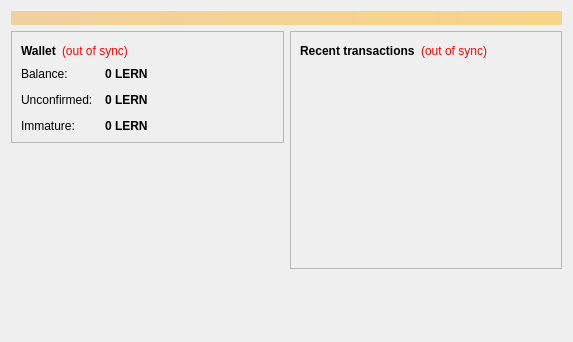
<?xml version="1.0" encoding="UTF-8"?>
<ui version="4.0">
 <class>OverviewPage</class>
 <widget class="QWidget" name="OverviewPage">
  <property name="geometry">
   <rect>
    <x>0</x>
    <y>0</y>
    <width>573</width>
    <height>342</height>
   </rect>
  </property>
  <property name="windowTitle">
   <string>Form</string>
  </property>
  <layout class="QVBoxLayout" name="topLayout">
   <item>
    <widget class="QLabel" name="labelAlerts">
     <property name="visible">
      <bool>false</bool>
     </property>
     <property name="styleSheet">
      <string notr="true">background-color: qlineargradient(x1: 0, y1: 0, x2: 1, y2: 0, stop:0 #F0D0A0, stop:1 #F8D488); color:#000000;</string>
     </property>
     <property name="wordWrap">
      <bool>true</bool>
     </property>
     <property name="margin">
      <number>3</number>
     </property>
    </widget>
   </item>
   <item>
    <layout class="QHBoxLayout" name="horizontalLayout" stretch="1,1">
     <item>
      <layout class="QVBoxLayout" name="verticalLayout_2">
       <item>
        <widget class="QFrame" name="frame">
         <property name="frameShape">
          <enum>QFrame::StyledPanel</enum>
         </property>
         <property name="frameShadow">
          <enum>QFrame::Raised</enum>
         </property>
         <layout class="QVBoxLayout" name="verticalLayout_4">
          <item>
           <layout class="QHBoxLayout" name="horizontalLayout_4">
            <item>
             <widget class="QLabel" name="label_5">
              <property name="font">
               <font>
                <weight>75</weight>
                <bold>true</bold>
               </font>
              </property>
              <property name="text">
               <string>Wallet</string>
              </property>
             </widget>
            </item>
            <item>
             <widget class="QLabel" name="labelWalletStatus">
              <property name="toolTip">
               <string>The displayed information may be out of date. Your wallet automatically synchronizes with the Learncoin network after a connection is established, but this process has not completed yet.</string>
              </property>
              <property name="styleSheet">
               <string notr="true">QLabel { color: red; }</string>
              </property>
              <property name="text">
               <string notr="true">(out of sync)</string>
              </property>
              <property name="alignment">
               <set>Qt::AlignLeading|Qt::AlignLeft|Qt::AlignVCenter</set>
              </property>
             </widget>
            </item>
            <item>
             <spacer name="horizontalSpacer_2">
              <property name="orientation">
               <enum>Qt::Horizontal</enum>
              </property>
              <property name="sizeHint" stdset="0">
               <size>
                <width>40</width>
                <height>20</height>
               </size>
              </property>
             </spacer>
            </item>
           </layout>
          </item>
          <item>
           <layout class="QFormLayout" name="formLayout_2">
            <property name="fieldGrowthPolicy">
             <enum>QFormLayout::AllNonFixedFieldsGrow</enum>
            </property>
            <property name="horizontalSpacing">
             <number>12</number>
            </property>
            <property name="verticalSpacing">
             <number>12</number>
            </property>
            <item row="0" column="0">
             <widget class="QLabel" name="label">
              <property name="text">
               <string>Balance:</string>
              </property>
             </widget>
            </item>
            <item row="0" column="1">
             <widget class="QLabel" name="labelBalance">
              <property name="font">
               <font>
                <weight>75</weight>
                <bold>true</bold>
               </font>
              </property>
              <property name="cursor">
               <cursorShape>IBeamCursor</cursorShape>
              </property>
              <property name="toolTip">
               <string>Your current balance</string>
              </property>
              <property name="text">
               <string notr="true">0 LERN</string>
              </property>
              <property name="textInteractionFlags">
               <set>Qt::LinksAccessibleByMouse|Qt::TextSelectableByKeyboard|Qt::TextSelectableByMouse</set>
              </property>
             </widget>
            </item>
            <item row="1" column="0">
             <widget class="QLabel" name="label_3">
              <property name="text">
               <string>Unconfirmed:</string>
              </property>
             </widget>
            </item>
            <item row="1" column="1">
             <widget class="QLabel" name="labelUnconfirmed">
              <property name="font">
               <font>
                <weight>75</weight>
                <bold>true</bold>
               </font>
              </property>
              <property name="cursor">
               <cursorShape>IBeamCursor</cursorShape>
              </property>
              <property name="toolTip">
               <string>Total of transactions that have yet to be confirmed, and do not yet count toward the current balance</string>
              </property>
              <property name="text">
               <string notr="true">0 LERN</string>
              </property>
              <property name="textInteractionFlags">
               <set>Qt::LinksAccessibleByMouse|Qt::TextSelectableByKeyboard|Qt::TextSelectableByMouse</set>
              </property>
             </widget>
            </item>
            <item row="2" column="0">
             <widget class="QLabel" name="labelImmatureText">
              <property name="text">
               <string>Immature:</string>
              </property>
             </widget>
            </item>
            <item row="2" column="1">
             <widget class="QLabel" name="labelImmature">
              <property name="font">
               <font>
                <weight>75</weight>
                <bold>true</bold>
               </font>
              </property>
              <property name="toolTip">
               <string>Mined balance that has not yet matured</string>
              </property>
              <property name="text">
               <string notr="true">0 LERN</string>
              </property>
              <property name="textInteractionFlags">
               <set>Qt::LinksAccessibleByMouse|Qt::TextSelectableByKeyboard|Qt::TextSelectableByMouse</set>
              </property>
             </widget>
            </item>
           </layout>
          </item>
         </layout>
        </widget>
       </item>
       <item>
        <spacer name="verticalSpacer">
         <property name="orientation">
          <enum>Qt::Vertical</enum>
         </property>
         <property name="sizeHint" stdset="0">
          <size>
           <width>20</width>
           <height>40</height>
          </size>
         </property>
        </spacer>
       </item>
      </layout>
     </item>
     <item>
      <layout class="QVBoxLayout" name="verticalLayout_3">
       <item>
        <widget class="QFrame" name="frame_2">
         <property name="frameShape">
          <enum>QFrame::StyledPanel</enum>
         </property>
         <property name="frameShadow">
          <enum>QFrame::Raised</enum>
         </property>
         <layout class="QVBoxLayout" name="verticalLayout">
          <item>
           <layout class="QHBoxLayout" name="horizontalLayout_2">
            <item>
             <widget class="QLabel" name="label_4">
              <property name="text">
               <string>&lt;b&gt;Recent transactions&lt;/b&gt;</string>
              </property>
             </widget>
            </item>
            <item>
             <widget class="QLabel" name="labelTransactionsStatus">
              <property name="toolTip">
               <string>The displayed information may be out of date. Your wallet automatically synchronizes with the Learncoin network after a connection is established, but this process has not completed yet.</string>
              </property>
              <property name="styleSheet">
               <string notr="true">QLabel { color: red; }</string>
              </property>
              <property name="text">
               <string notr="true">(out of sync)</string>
              </property>
              <property name="alignment">
               <set>Qt::AlignRight|Qt::AlignTrailing|Qt::AlignVCenter</set>
              </property>
             </widget>
            </item>
            <item>
             <spacer name="horizontalSpacer">
              <property name="orientation">
               <enum>Qt::Horizontal</enum>
              </property>
              <property name="sizeHint" stdset="0">
               <size>
                <width>40</width>
                <height>20</height>
               </size>
              </property>
             </spacer>
            </item>
           </layout>
          </item>
          <item>
           <widget class="QListView" name="listTransactions">
            <property name="styleSheet">
             <string notr="true">QListView { background: transparent; }</string>
            </property>
            <property name="frameShape">
             <enum>QFrame::NoFrame</enum>
            </property>
            <property name="verticalScrollBarPolicy">
             <enum>Qt::ScrollBarAlwaysOff</enum>
            </property>
            <property name="horizontalScrollBarPolicy">
             <enum>Qt::ScrollBarAlwaysOff</enum>
            </property>
            <property name="selectionMode">
             <enum>QAbstractItemView::NoSelection</enum>
            </property>
           </widget>
          </item>
         </layout>
        </widget>
       </item>
       <item>
        <spacer name="verticalSpacer_2">
         <property name="orientation">
          <enum>Qt::Vertical</enum>
         </property>
         <property name="sizeHint" stdset="0">
          <size>
           <width>20</width>
           <height>40</height>
          </size>
         </property>
        </spacer>
       </item>
      </layout>
     </item>
    </layout>
   </item>
  </layout>
 </widget>
 <resources/>
 <connections/>
</ui>
